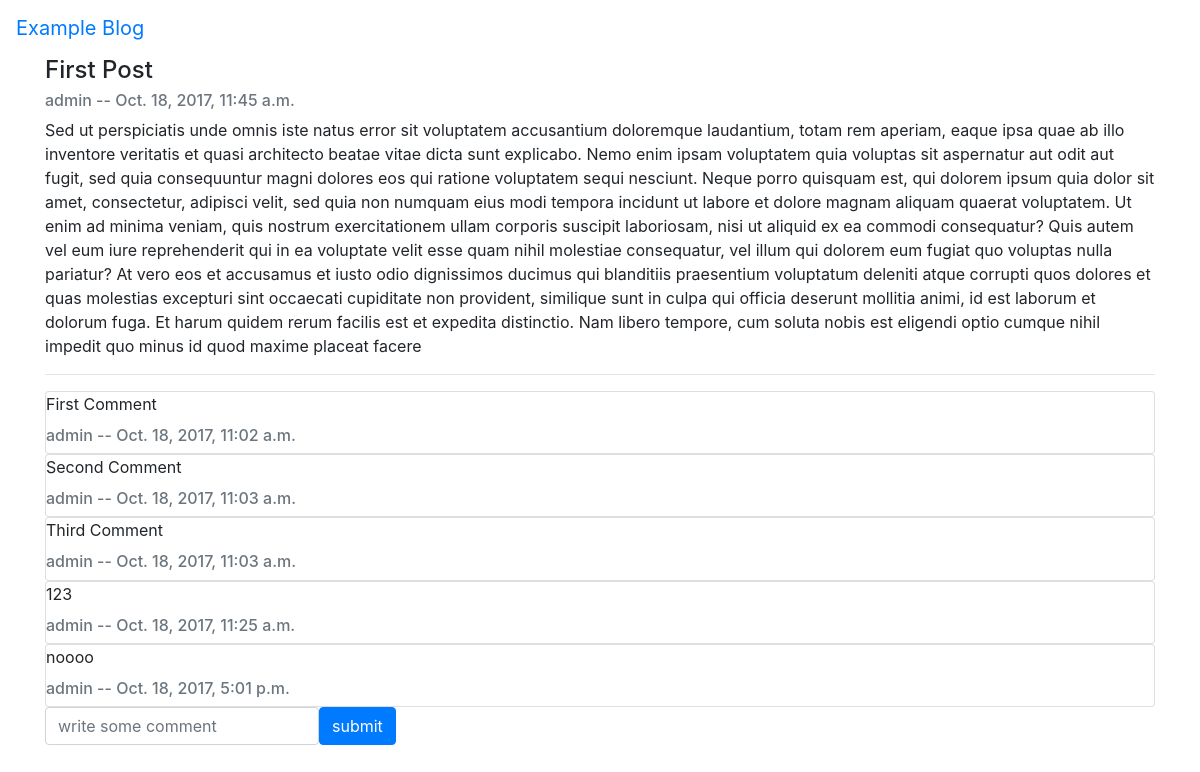
Page /blog/1/ on the committed database.
### blog/models.py (models this page shows, shortened)
class Post(models.Model):
    title = models.CharField(max_length=50)
    author = models.ForeignKey(User)
    content = models.TextField()
    posted_at = models.DateTimeField(default=timezone.now)
    created_at = models.DateTimeField(auto_now_add=True)
    updated_at = models.DateTimeField(auto_now=True)

class Comment(models.Model):
    post = models.ForeignKey(Post, on_delete=models.CASCADE)
    author = models.ForeignKey(User)
    content = models.CharField(max_length=200)
    created_at = models.DateTimeField(auto_now_add=True)
    updated_at = models.DateTimeField(auto_now=True)

### blog/views.py (the view)
# urls.py: url(r'^(?P<pk>[0-9]+)/$', views.PostView.as_view(), name='post'),
class PostView(DetailView):
    model = Post
    template_name = 'blog/post.html'

### blog/templates/blog/post.html (shortened to what this page needs)
{% extends 'blog/layout.html' %}
{% block body %}
    <div class="card" style="border:none;">
      <div class="card-block">
        <h4 class="card-title">{{ post.title }}</h4>
        <h6 class="card-subtitle mb-2 text-muted">{{ post.author.username }} -- {{ post.posted_at }}</h6>
        <p class="card-text">{{ post.content }}</p>
      </div>
    </div>
    <hr>
    {% with comments=post.comment_set.all %}
    {% for c in comments %}
        <div class="card">
          <div class="card-block">
            <p class="card-text">{{ c.content }}</p>
            <h6 class="card-subtitle mb-2 text-muted">{{ c.author.username }} -- {{ c.created_at }}</h6>
          </div>
        </div>
    {% endfor %}
    {% endwith %}
    <form class="form-inline" method="POST" action="{% url 'post-comment' pk=post.id %}">
        <input class="form-control" type="text" name="content" placeholder="write some comment">
        <button class="btn btn-primary" type="submit">submit</button>
    </form>
{% endblock %}

### rows in the picture
Post: title "First Post", author.username "admin", posted_at "Oct. 18, 2017, 11:45 a.m.", content "Sed ut perspiciatis unde omnis iste natus error sit voluptatem accusantium doloremque laudantium, totam rem aperiam, eaque ipsa quae ab illo inventore veritatis et quasi architecto beatae vitae dicta sunt explicabo. Nemo enim ipsam voluptatem quia voluptas sit aspernatur aut odit aut fugit, sed quia consequuntur magni dolores eos qui ratione voluptatem sequi nesciunt. Neque porro quisquam est, qui dolorem ipsum quia dolor sit amet, consectetur, adipisci velit, sed quia non numquam eius modi tempora incidunt ut labore et dolore magnam aliquam quaerat voluptatem. Ut enim ad minima veniam, quis nostrum exercitationem ullam corporis suscipit laboriosam, nisi ut aliquid ex ea commodi…"
Comment: content "First Comment", author.username "admin", created_at "Oct. 18, 2017, 11:02 a.m."
Comment: content "Second Comment", author.username "admin", created_at "Oct. 18, 2017, 11:03 a.m."
Comment: content "Third Comment", author.username "admin", created_at "Oct. 18, 2017, 11:03 a.m."
Comment: content "123", author.username "admin", created_at "Oct. 18, 2017, 11:25 a.m."
Comment: content "noooo", author.username "admin", created_at "Oct. 18, 2017, 5:01 p.m."
